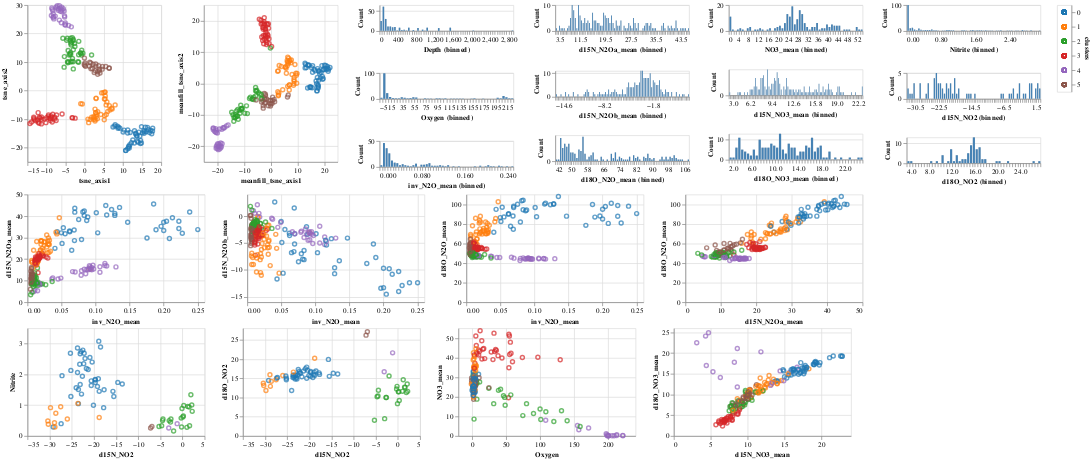

The cell this chart's notebook holds for it:
### Markdown cell above
View altair interactive visualizations

### Code cell
import altair as alt

DF_TO_USE = foraltair_df
INTERVAL_SELECTION = alt.selection_interval()
LEGEND_SELECTION = alt.selection_multi(fields=['clusters'])
COMPOSED_SELECTION = (INTERVAL_SELECTION | LEGEND_SELECTION)
TOTAL_WIDTH=1200
TOTAL_HEIGHT=680
TSNE_HEIGHTFRAC=0.4
TSNE_WIDTHFRAC=0.2
FONTSIZE=10
PADDING_GUESS=45 #additional padding to subtract off

def get_interactive_histogram(colname):
  yaxis = alt.Y('count():Q', title="Count")
  xaxis = alt.X(colname+':Q', bin=alt.Bin(maxbins=100))
  #apparently height/width doesn't include the space for the
  # axes labels, so these need to be adjusted a bit.
  bg_histogram = alt.Chart(DF_TO_USE).mark_bar().encode(
                    y=yaxis,
                    x=xaxis,
                    color=alt.value('lightgrey')).properties(
                      width=TOTAL_WIDTH*(1-TSNE_WIDTHFRAC)/4
                            - (FONTSIZE+PADDING_GUESS),
                      height=TOTAL_HEIGHT*TSNE_HEIGHTFRAC/3
                            - (FONTSIZE+PADDING_GUESS),
                      selection=INTERVAL_SELECTION)
  fg_histogram = alt.Chart(DF_TO_USE).mark_bar().encode(
                      y=yaxis,
                      color=alt.value('steelblue'),
                      x=xaxis).transform_filter(COMPOSED_SELECTION)
  return (bg_histogram+fg_histogram)

#define the color property that will be shared for the scatterplots/legend
color = alt.condition(COMPOSED_SELECTION, 'clusters', alt.value('lightgray'),
                      scale=alt.Scale(scheme='category10'),
                      legend=None)

#base chart for t-sne scatterplot
tsne_base = alt.Chart(DF_TO_USE).mark_point().encode(
  color=color
).properties(width=TOTAL_WIDTH*TSNE_WIDTHFRAC - (FONTSIZE+PADDING_GUESS),
             height=TOTAL_HEIGHT*TSNE_HEIGHTFRAC - (FONTSIZE+PADDING_GUESS)
             ).add_selection(INTERVAL_SELECTION)

#base chart for all other scatterplots
base = alt.Chart(DF_TO_USE).mark_point().encode(
  color=color
).properties(width=TOTAL_WIDTH/4 - (FONTSIZE+PADDING_GUESS),
             height=(TOTAL_HEIGHT*(1-TSNE_HEIGHTFRAC))/2 
                     - (FONTSIZE+PADDING_GUESS)).add_selection(
                         INTERVAL_SELECTION)
#selectable legend
legend = legend = alt.Chart(DF_TO_USE).mark_point().encode(
            y=alt.Y('clusters:N', axis=alt.Axis(orient='right')),
            color=color
        ).add_selection(LEGEND_SELECTION)

#compose the whole layout
alt.vconcat(
    
(tsne_base.encode(x='tsne_axis1', y='tsne_axis2')
| tsne_base.encode(x='meanfill_tsne_axis1', y='meanfill_tsne_axis2')
| alt.vconcat(get_interactive_histogram('Depth'),
             get_interactive_histogram('Oxygen'),
             get_interactive_histogram('inv_N2O_mean'))
| alt.vconcat(get_interactive_histogram('d15N_N2Oa_mean'),
              get_interactive_histogram('d15N_N2Ob_mean'),
              get_interactive_histogram('d18O_N2O_mean'))
| alt.vconcat(get_interactive_histogram('NO3_mean'),
              get_interactive_histogram('d15N_NO3_mean'),
              get_interactive_histogram('d18O_NO3_mean'))
| alt.vconcat(get_interactive_histogram('Nitrite'),
              get_interactive_histogram('d15N_NO2'),
              get_interactive_histogram('d18O_NO2'))
| legend
),

(base.encode(x='inv_N2O_mean', y='d15N_N2Oa_mean')
| base.encode(x='inv_N2O_mean', y='d15N_N2Ob_mean')
| base.encode(x='inv_N2O_mean', y='d18O_N2O_mean')
| base.encode(x='d15N_N2Oa_mean', y='d18O_N2O_mean')
),

(base.encode(x='d15N_NO2', y='Nitrite')
| base.encode(x='d15N_NO2', y='d18O_NO2')
| base.encode(x='Oxygen', y='NO3_mean')
| base.encode(x='d15N_NO3_mean', y='d18O_NO3_mean')
),
#

).configure_axis(labelFontSize=FONTSIZE,
                 titleFontSize=FONTSIZE).properties(padding=0, spacing=0)
# the padding/spacing doesn't propagate to subcharts propertly

### Figure 1 — Vega-Lite specification as saved in the notebook (floating-point values rounded to 4 significant figures; data arrays with more than 128 entries replaced by an {"elided": "..."} marker saying what was removed)
{"config": {"view": {"continuousWidth": 400, "continuousHeight": 300}, "axis": {"labelFontSize": 10, "titleFontSize": 10}}, "vconcat": [{"hconcat": [{"mark": "point", "encoding": {"color": {"condition": {"type": "nominal", "field": "clusters", "legend": null, "scale": {"scheme": "category10"}, "selection": {"or": ["selector007", "selector008"]}}, "value": "lightgray"}, "x": {"type": "quantitative", "field": "tsne_axis1"}, "y": {"type": "quantitative", "field": "tsne_axis2"}}, "height": 217.0, "selection": {"selector007": {"type": "interval"}}, "width": 185.0}, {"mark": "point", "encoding": {"color": {"condition": {"type": "nominal", "field": "clusters", "legend": null, "scale": {"scheme": "category10"}, "selection": {"or": ["selector007", "selector008"]}}, "value": "lightgray"}, "x": {"type": "quantitative", "field": "meanfill_tsne_axis1"}, "y": {"type": "quantitative", "field": "meanfill_tsne_axis2"}}, "height": 217.0, "selection": {"selector007": {"type": "interval"}}, "width": 185.0}, {"vconcat": [{"layer": [{"mark": "bar", "encoding": {"color": {"value": "lightgrey"}, "x": {"type": "quantitative", "bin": {"maxbins": 100}, "field": "Depth"}, "y": {"type": "quantitative", "aggregate": "count", "title": "Count"}}, "height": 35.67, "selection": {"selector007": {"type": "interval"}}, "width": 185.0}, {"mark": "bar", "encoding": {"color": {"value": "steelblue"}, "x": {"type": "quantitative", "bin": {"maxbins": 100}, "field": "Depth"}, "y": {"type": "quantitative", "aggregate": "count", "title": "Count"}}, "transform": [{"filter": {"selection": {"or": ["selector007", "selector008"]}}}]}]}, {"layer": [{"mark": "bar", "encoding": {"color": {"value": "lightgrey"}, "x": {"type": "quantitative", "bin": {"maxbins": 100}, "field": "Oxygen"}, "y": {"type": "quantitative", "aggregate": "count", "title": "Count"}}, "height": 35.67, "selection": {"selector007": {"type": "interval"}}, "width": 185.0}, {"mark": "bar", "encoding": {"color": {"value": "steelblue"}, "x": {"type": "quantitative", "bin": {"maxbins": 100}, "field": "Oxygen"}, "y": {"type": "quantitative", "aggregate": "count", "title": "Count"}}, "transform": [{"filter": {"selection": {"or": ["selector007", "selector008"]}}}]}]}, {"layer": [{"mark": "bar", "encoding": {"color": {"value": "lightgrey"}, "x": {"type": "quantitative", "bin": {"maxbins": 100}, "field": "inv_N2O_mean"}, "y": {"type": "quantitative", "aggregate": "count", "title": "Count"}}, "height": 35.67, "selection": {"selector007": {"type": "interval"}}, "width": 185.0}, {"mark": "bar", "encoding": {"color": {"value": "steelblue"}, "x": {"type": "quantitative", "bin": {"maxbins": 100}, "field": "inv_N2O_mean"}, "y": {"type": "quantitative", "aggregate": "count", "title": "Count"}}, "transform": [{"filter": {"selection": {"or": ["selector007", "selector008"]}}}]}]}]}, {"vconcat": [{"layer": [{"mark": "bar", "encoding": {"color": {"value": "lightgrey"}, "x": {"type": "quantitative", "bin": {"maxbins": 100}, "field": "d15N_N2Oa_mean"}, "y": {"type": "quantitative", "aggregate": "count", "title": "Count"}}, "height": 35.67, "selection": {"selector007": {"type": "interval"}}, "width": 185.0}, {"mark": "bar", "encoding": {"color": {"value": "steelblue"}, "x": {"type": "quantitative", "bin": {"maxbins": 100}, "field": "d15N_N2Oa_mean"}, "y": {"type": "quantitative", "aggregate": "count", "title": "Count"}}, "transform": [{"filter": {"selection": {"or": ["selector007", "selector008"]}}}]}]}, {"layer": [{"mark": "bar", "encoding": {"color": {"value": "lightgrey"}, "x": {"type": "quantitative", "bin": {"maxbins": 100}, "field": "d15N_N2Ob_mean"}, "y": {"type": "quantitative", "aggregate": "count", "title": "Count"}}, "height": 35.67, "selection": {"selector007": {"type": "interval"}}, "width": 185.0}, {"mark": "bar", "encoding": {"color": {"value": "steelblue"}, "x": {"type": "quantitative", "bin": {"maxbins": 100}, "field": "d15N_N2Ob_mean"}, "y": {"type": "quantitative", "aggregate": "count", "title": "Count"}}, "transform": [{"filter": {"selection": {"or": ["selector007", "selector008"]}}}]}]}, {"layer": [{"mark": "bar", "encoding": {"color": {"value": "lightgrey"}, "x": {"type": "quantitative", "bin": {"maxbins": 100}, "field": "d18O_N2O_mean"}, "y": {"type": "quantitative", "aggregate": "count", "title": "Count"}}, "height": 35.67, "selection": {"selector007": {"type": "interval"}}, "width": 185.0}, {"mark": "bar", "encoding": {"color": {"value": "steelblue"}, "x": {"type": "quantitative", "bin": {"maxbins": 100}, "field": "d18O_N2O_mean"}, "y": {"type": "quantitative", "aggregate": "count", "title": "Count"}}, "transform": [{"filter": {"selection": {"or": ["selector007", "selector008"]}}}]}]}]}, {"vconcat": [{"layer": [{"mark": "bar", "encoding": {"color": {"value": "lightgrey"}, "x": {"type": "quantitative", "bin": {"maxbins": 100}, "field": "NO3_mean"}, "y": {"type": "quantitative", "aggregate": "count", "title": "Count"}}, "height": 35.67, "selection": {"selector007": {"type": "interval"}}, "width": 185.0}, {"mark": "bar", "encoding": {"color": {"value": "steelblue"}, "x": {"type": "quantitative", "bin": {"maxbins": 100}, "field": "NO3_mean"}, "y": {"type": "quantitative", "aggregate": "count", "title": "Count"}}, "transform": [{"filter": {"selection": {"or": ["selector007", "selector008"]}}}]}]}, {"layer": [{"mark": "bar", "encoding": {"color": {"value": "lightgrey"}, "x": {"type": "quantitative", "bin": {"maxbins": 100}, "field": "d15N_NO3_mean"}, "y": {"type": "quantitative", "aggregate": "count", "title": "Count"}}, "height": 35.67, "selection": {"selector007": {"type": "interval"}}, "width": 185.0}, {"mark": "bar", "encoding": {"color": {"value": "steelblue"}, "x": {"type": "quantitative", "bin": {"maxbins": 100}, "field": "d15N_NO3_mean"}, "y": {"type": "quantitative", "aggregate": "count", "title": "Count"}}, "transform": [{"filter": {"selection": {"or": ["selector007", "selector008"]}}}]}]}, {"layer": [{"mark": "bar", "encoding": {"color": {"value": "lightgrey"}, "x": {"type": "quantitative", "bin": {"maxbins": 100}, "field": "d18O_NO3_mean"}, "y": {"type": "quantitative", "aggregate": "count", "title": "Count"}}, "height": 35.67, "selection": {"selector007": {"type": "interval"}}, "width": 185.0}, {"mark": "bar", "encoding": {"color": {"value": "steelblue"}, "x": {"type": "quantitative", "bin": {"maxbins": 100}, "field": "d18O_NO3_mean"}, "y": {"type": "quantitative", "aggregate": "count", "title": "Count"}}, "transform": [{"filter": {"selection": {"or": ["selector007", "selector008"]}}}]}]}]}, {"vconcat": [{"layer": [{"mark": "bar", "encoding": {"color": {"value": "lightgrey"}, "x": {"type": "quantitative", "bin": {"maxbins": 100}, "field": "Nitrite"}, "y": {"type": "quantitative", "aggregate": "count", "title": "Count"}}, "height": 35.67, "selection": {"selector007": {"type": "interval"}}, "width": 185.0}, {"mark": "bar", "encoding": {"color": {"value": "steelblue"}, "x": {"type": "quantitative", "bin": {"maxbins": 100}, "field": "Nitrite"}, "y": {"type": "quantitative", "aggregate": "count", "title": "Count"}}, "transform": [{"filter": {"selection": {"or": ["selector007", "selector008"]}}}]}]}, {"layer": [{"mark": "bar", "encoding": {"color": {"value": "lightgrey"}, "x": {"type": "quantitative", "bin": {"maxbins": 100}, "field": "d15N_NO2"}, "y": {"type": "quantitative", "aggregate": "count", "title": "Count"}}, "height": 35.67, "selection": {"selector007": {"type": "interval"}}, "width": 185.0}, {"mark": "bar", "encoding": {"color": {"value": "steelblue"}, "x": {"type": "quantitative", "bin": {"maxbins": 100}, "field": "d15N_NO2"}, "y": {"type": "quantitative", "aggregate": "count", "title": "Count"}}, "transform": [{"filter": {"selection": {"or": ["selector007", "selector008"]}}}]}]}, {"layer": [{"mark": "bar", "encoding": {"color": {"value": "lightgrey"}, "x": {"type": "quantitative", "bin": {"maxbins": 100}, "field": "d18O_NO2"}, "y": {"type": "quantitative", "aggregate": "count", "title": "Count"}}, "height": 35.67, "selection": {"selector007": {"type": "interval"}}, "width": 185.0}, {"mark": "bar", "encoding": {"color": {"value": "steelblue"}, "x": {"type": "quantitative", "bin": {"maxbins": 100}, "field": "d18O_NO2"}, "y": {"type": "quantitative", "aggregate": "count", "title": "Count"}}, "transform": [{"filter": {"selection": {"or": ["selector007", "selector008"]}}}]}]}]}, {"mark": "point", "encoding": {"color": {"condition": {"type": "nominal", "field": "clusters", "legend": null, "scale": {"scheme": "category10"}, "selection": {"or": ["selector007", "selector008"]}}, "value": "lightgray"}, "y": {"type": "nominal", "axis": {"orient": "right"}, "field": "clusters"}}, "selection": {"selector008": {"type": "multi", "fields": ["clusters"]}}}]}, {"hconcat": [{"mark": "point", "encoding": {"color": {"condition": {"type": "nominal", "field": "clusters", "legend": null, "scale": {"scheme": "category10"}, "selection": {"or": ["selector007", "selector008"]}}, "value": "lightgray"}, "x": {"type": "quantitative", "field": "inv_N2O_mean"}, "y": {"type": "quantitative", "field": "d15N_N2Oa_mean"}}, "height": 149.0, "selection": {"selector007": {"type": "interval"}}, "width": 245.0}, {"mark": "point", "encoding": {"color": {"condition": {"type": "nominal", "field": "clusters", "legend": null, "scale": {"scheme": "category10"}, "selection": {"or": ["selector007", "selector008"]}}, "value": "lightgray"}, "x": {"type": "quantitative", "field": "inv_N2O_mean"}, "y": {"type": "quantitative", "field": "d15N_N2Ob_mean"}}, "height": 149.0, "selection": {"selector007": {"type": "interval"}}, "width": 245.0}, {"mark": "point", "encoding": {"color": {"condition": {"type": "nominal", "field": "clusters", "legend": null, "scale": {"scheme": "category10"}, "selection": {"or": ["selector007", "selector008"]}}, "value": "lightgray"}, "x": {"type": "quantitative", "field": "inv_N2O_mean"}, "y": {"type": "quantitative", "field": "d18O_N2O_mean"}}, "height": 149.0, "selection": {"selector007": {"type": "interval"}}, "width": 245.0}, {"mark": "point", "encoding": {"color": {"condition": {"type": "nominal", "field": "clusters", "legend": null, "scale": {"scheme": "category10"}, "selection": {"or": ["selector007", "selector008"]}}, "value": "lightgray"}, "x": {"type": "quantitative", "field": "d15N_N2Oa_mean"}, "y": {"type": "quantitative", "field": "d18O_N2O_mean"}}, "height": 149.0, "selection": {"selector007": {"type": "interval"}}, "width": 245.0}]}, {"hconcat": [{"mark": "point", "encoding": {"color": {"condition": {"type": "nominal", "field": "clusters", "legend": null, "scale": {"scheme": "category10"}, "selection": {"or": ["selector007", "selector008"]}}, "value": "lightgray"}, "x": {"type": "quantitative", "field": "d15N_NO2"}, "y": {"type": "quantitative", "field": "Nitrite"}}, "height": 149.0, "selection": {"selector007": {"type": "interval"}}, "width": 245.0}, {"mark": "point", "encoding": {"color": {"condition": {"type": "nominal", "field": "clusters", "legend": null, "scale": {"scheme": "category10"}, "selection": {"or": ["selector007", "selector008"]}}, "value": "lightgray"}, "x": {"type": "quantitative", "field": "d15N_NO2"}, "y": {"type": "quantitative", "field": "d18O_NO2"}}, "height": 149.0, "selection": {"selector007": {"type": "interval"}}, "width": 245.0}, {"mark": "point", "encoding": {"color": {"condition": {"type": "nominal", "field": "clusters", "legend": null, "scale": {"scheme": "category10"}, "selection": {"or": ["selector007", "selector008"]}}, "value": "lightgray"}, "x": {"type": "quantitative", "field": "Oxygen"}, "y": {"type": "quantitative", "field": "NO3_mean"}}, "height": 149.0, "selection": {"selector007": {"type": "interval"}}, "width": 245.0}, {"mark": "point", "encoding": {"color": {"condition": {"type": "nominal", "field": "clusters", "legend": null, "scale": {"scheme": "category10"}, "selection": {"or": ["selector007", "selector008"]}}, "value": "lightgray"}, "x": {"type": "quantitative", "field": "d15N_NO3_mean"}, "y": {"type": "quantitative", "field": "d18O_NO3_mean"}}, "height": 149.0, "selection": {"selector007": {"type": "interval"}}, "width": 245.0}]}], "data": {"name": "data-08f05cc149f8bd09872f647bbca7288b"}, "padding": 0, "spacing": 0, "$schema": "https://vega.github.io/schema/vega-lite/v4.8.1.json", "datasets": {"data-08f05cc149f8bd09872f647bbca7288b": {"elided": "218 records"}}}
